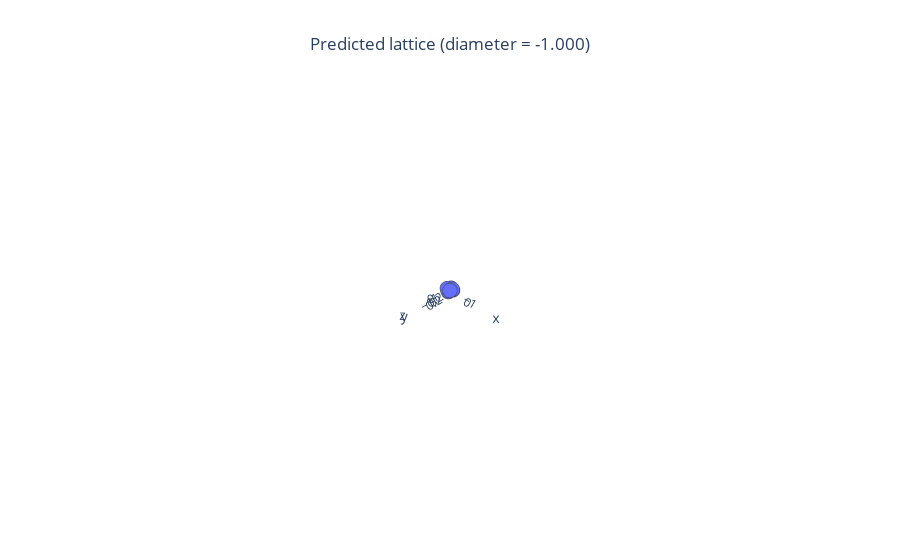

Here is the notebook cell this chart was saved with:
### Code cell
path = 'generated_mat/result_wo_correct'
name = 'LatticeStiffness_lattice_5.npz'
# plot_origin_lattice_from_path(path,name)
plot_lattice_from_path(path, name)

### Figure 1 — Plotly figure (JSON) as saved in the notebook; plotly's stock layout.template omitted (floating-point values rounded to 4 significant figures)
{"data": [{"hovertemplate": "0=%{x}<br>1=%{y}<br>2=%{z}<extra></extra>", "legendgroup": "", "marker": {"color": "#636efa", "line": {"width": 5}, "size": 5, "symbol": "circle"}, "mode": "markers", "name": "", "scene": "scene", "showlegend": false, "type": "scatter3d", "x": [0.7019, -0.3009, 0.3751, 0.9343, 0.5524, -0.486, -0.7997, -1.067, 0.5648], "y": [0.1562, -0.3119, 0.1538, -0.3246, -0.3178, 0.2842, 0.2618, -0.1543, -0.216], "z": [0.2435, -0.7316, -0.1272, 0.8441, -1.162, 0.6483, -0.2978, 0.2195, -1.701]}, {"hovertemplate": "x=%{x}<br>y=%{y}<br>z=%{z}<extra></extra>", "legendgroup": "", "line": {"color": "#636efa", "dash": "solid"}, "marker": {"line": {"width": 5}, "size": 5, "symbol": "circle"}, "mode": "lines", "name": "", "scene": "scene", "showlegend": false, "type": "scatter3d", "x": [0.7019, 0.3751], "y": [0.1562, 0.1538], "z": [0.2435, -0.1272]}, {"hovertemplate": "x=%{x}<br>y=%{y}<br>z=%{z}<extra></extra>", "legendgroup": "", "line": {"color": "#636efa", "dash": "solid"}, "marker": {"line": {"width": 5}, "size": 5, "symbol": "circle"}, "mode": "lines", "name": "", "scene": "scene", "showlegend": false, "type": "scatter3d", "x": [-0.3009, 0.3751], "y": [-0.3119, 0.1538], "z": [-0.7316, -0.1272]}, {"hovertemplate": "x=%{x}<br>y=%{y}<br>z=%{z}<extra></extra>", "legendgroup": "", "line": {"color": "#636efa", "dash": "solid"}, "marker": {"line": {"width": 5}, "size": 5, "symbol": "circle"}, "mode": "lines", "name": "", "scene": "scene", "showlegend": false, "type": "scatter3d", "x": [0.7019, 0.9343], "y": [0.1562, -0.3246], "z": [0.2435, 0.8441]}, {"hovertemplate": "x=%{x}<br>y=%{y}<br>z=%{z}<extra></extra>", "legendgroup": "", "line": {"color": "#636efa", "dash": "solid"}, "marker": {"line": {"width": 5}, "size": 5, "symbol": "circle"}, "mode": "lines", "name": "", "scene": "scene", "showlegend": false, "type": "scatter3d", "x": [0.7019, 0.5524], "y": [0.1562, -0.3178], "z": [0.2435, -1.162]}, {"hovertemplate": "x=%{x}<br>y=%{y}<br>z=%{z}<extra></extra>", "legendgroup": "", "line": {"color": "#636efa", "dash": "solid"}, "marker": {"line": {"width": 5}, "size": 5, "symbol": "circle"}, "mode": "lines", "name": "", "scene": "scene", "showlegend": false, "type": "scatter3d", "x": [-0.3009, 0.5524], "y": [-0.3119, -0.3178], "z": [-0.7316, -1.162]}, {"hovertemplate": "x=%{x}<br>y=%{y}<br>z=%{z}<extra></extra>", "legendgroup": "", "line": {"color": "#636efa", "dash": "solid"}, "marker": {"line": {"width": 5}, "size": 5, "symbol": "circle"}, "mode": "lines", "name": "", "scene": "scene", "showlegend": false, "type": "scatter3d", "x": [0.7019, -0.486], "y": [0.1562, 0.2842], "z": [0.2435, 0.6483]}, {"hovertemplate": "x=%{x}<br>y=%{y}<br>z=%{z}<extra></extra>", "legendgroup": "", "line": {"color": "#636efa", "dash": "solid"}, "marker": {"line": {"width": 5}, "size": 5, "symbol": "circle"}, "mode": "lines", "name": "", "scene": "scene", "showlegend": false, "type": "scatter3d", "x": [-0.3009, -0.486], "y": [-0.3119, 0.2842], "z": [-0.7316, 0.6483]}, {"hovertemplate": "x=%{x}<br>y=%{y}<br>z=%{z}<extra></extra>", "legendgroup": "", "line": {"color": "#636efa", "dash": "solid"}, "marker": {"line": {"width": 5}, "size": 5, "symbol": "circle"}, "mode": "lines", "name": "", "scene": "scene", "showlegend": false, "type": "scatter3d", "x": [-0.3009, -0.7997], "y": [-0.3119, 0.2618], "z": [-0.7316, -0.2978]}, {"hovertemplate": "x=%{x}<br>y=%{y}<br>z=%{z}<extra></extra>", "legendgroup": "", "line": {"color": "#636efa", "dash": "solid"}, "marker": {"line": {"width": 5}, "size": 5, "symbol": "circle"}, "mode": "lines", "name": "", "scene": "scene", "showlegend": false, "type": "scatter3d", "x": [-0.3009, -1.067], "y": [-0.3119, -0.1543], "z": [-0.7316, 0.2195]}, {"hovertemplate": "x=%{x}<br>y=%{y}<br>z=%{z}<extra></extra>", "legendgroup": "", "line": {"color": "#636efa", "dash": "solid"}, "marker": {"line": {"width": 5}, "size": 5, "symbol": "circle"}, "mode": "lines", "name": "", "scene": "scene", "showlegend": false, "type": "scatter3d", "x": [-0.3009, 0.5648], "y": [-0.3119, -0.216], "z": [-0.7316, -1.701]}], "layout": {"autosize": true, "scene": {"aspectmode": "auto", "aspectratio": {"x": 1, "y": 1, "z": 1}, "camera": {"center": {"x": 0, "y": 0, "z": 0}, "eye": {"x": 57.01, "y": 57.01, "z": 59.15}, "projection": {"type": "perspective"}, "up": {"x": 0, "y": 0, "z": 1}}}, "title": {"text": "Predicted lattice (diameter = -1.000)", "x": 0.5}}}
